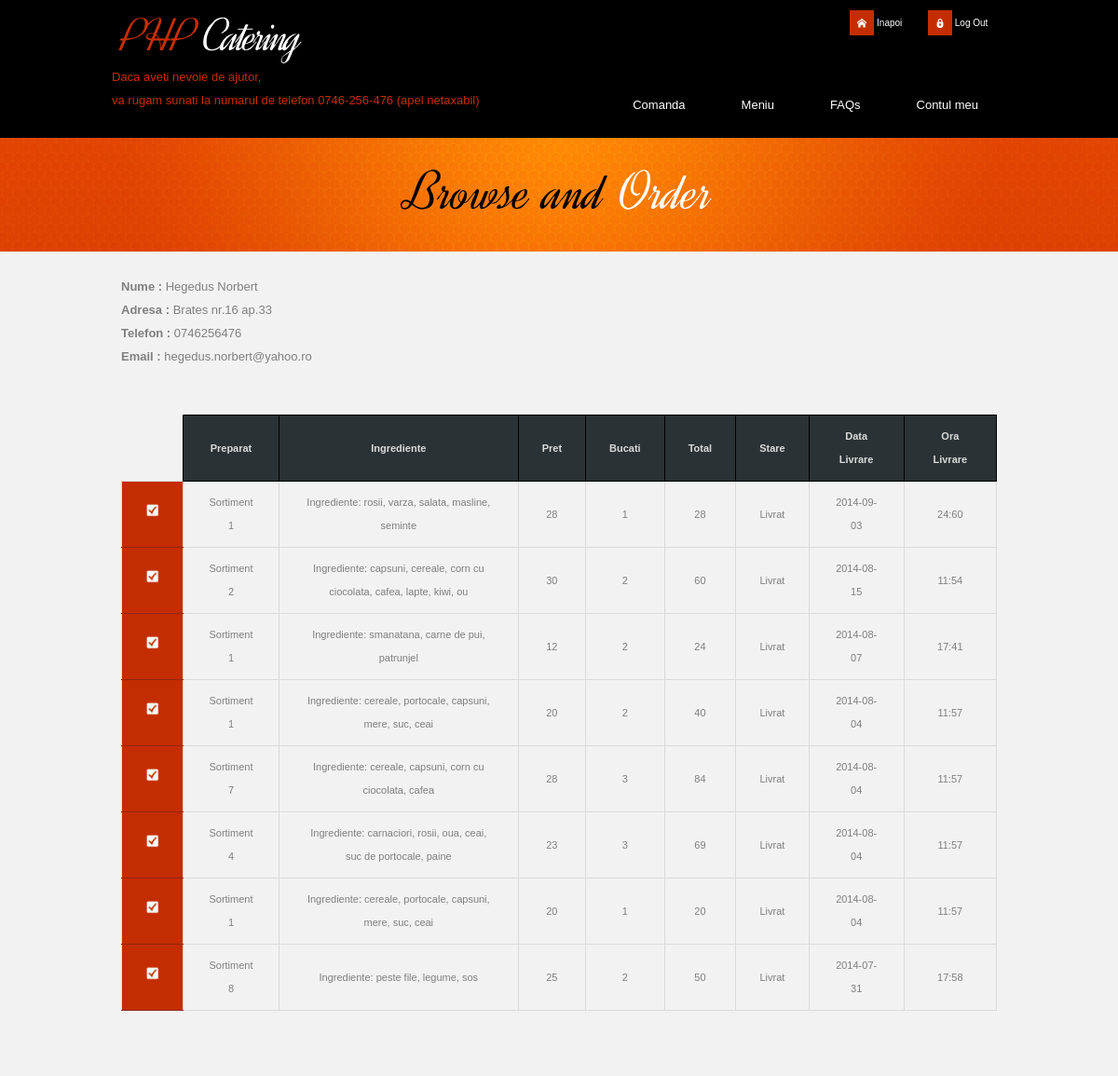
Page /contul-meu.php (signed in) on the committed database.
### tables this page shows
CREATE TABLE IF NOT EXISTS `clienti` (
  `id_client` int(4) NOT NULL AUTO_INCREMENT,
  `nume` varchar(30) NOT NULL,
  `prenume` varchar(30) NOT NULL,
  `adresa` varchar(50) NOT NULL,
  `telefon` varchar(10) NOT NULL,
  `email` varchar(30) NOT NULL,
  `parola` varchar(50) NOT NULL,
  PRIMARY KEY (`id_client`)
);

CREATE TABLE IF NOT EXISTS `comenzi` (
  `id_comanda` int(4) NOT NULL AUTO_INCREMENT,
  `id_client` int(4) NOT NULL,
  `id_preparat` int(4) NOT NULL,
  `bucati` int(4) NOT NULL,
  `adresa_livrare` varchar(100) NOT NULL,
  `data_livrare` date NOT NULL,
  `ora_livrare` decimal(4,2) NOT NULL,
  `stare` int(2) NOT NULL,
  PRIMARY KEY (`id_comanda`)
);

CREATE TABLE IF NOT EXISTS `preparate` (
  `id_preparat` int(4) NOT NULL AUTO_INCREMENT,
  `id_categorie` int(2) NOT NULL,
  `nume` varchar(30) NOT NULL,
  `ingrediente` varchar(200) NOT NULL,
  `pret` double NOT NULL,
  `foto` varchar(30) NOT NULL,
  `foto_thumb` varchar(30) NOT NULL,
  PRIMARY KEY (`id_preparat`)
);

### contul-meu.php (the view, shortened to what this page needs)
<!DOCTYPE html>
<html lang="en">
<head>
    <link rel="stylesheet" href="css/reset.css" type="text/css" media="screen">
    <link rel="stylesheet" href="css/style.css" type="text/css" media="screen">
    <link rel="stylesheet" href="css/layout.css" type="text/css" media="screen">
    <link rel = "stylesheet" href = "admin_css/administrare.css">
</head>
<body id="page5">
    <header>
        <?php
        include('header.php');
        ?>
            </div>
            </div>
        </div>
    </header>
    <div id = "section_containter">
    <section id="content"><div class="ic">More Website Templates @ TemplateMonster.com - January 23, 2012!</div>
        <div class="main">
            <div class="container">
                <?php
                function stare($stare){
                    switch($stare){
                        case 2 :
                            $stare = 'Livrat';
                            break;
                    }
                    return $stare;
                }
                if(isset($_SESSION['email'])){
                    $query = mysql_query("SELECT * FROM clienti WHERE email = '{$_SESSION['email']}'");
                    $user = mysql_fetch_array($query);
                    echo "<label class = 'contact_label'> Nume : </label>" . $user['nume'] . " " . $user['prenume'] . "<br />";
                    echo "<label class = 'contact_label'> Adresa : </label>" .$user['adresa'] . "<br />";
                    echo "<label class = 'contact_label'> Telefon : </label>" . $user['telefon'] . "<br />";
                    echo "<label class = 'contact_label'> Email : </label>" . $user['email'];
                    $result = mysql_query("SELECT c.id_comanda, p.nume, p.ingrediente, p.pret, c.bucati, c.bucati * p.pret AS total, c.stare, c.data_livrare, c.ora_livrare "
                                        . "FROM comenzi AS c INNER JOIN preparate AS p "
                                        . "ON c.id_preparat = p.id_preparat "
                                        . "WHERE c.id_client = '{$user['id_client']}' "
                                        . "AND c.stare = '2' ORDER BY c.data_livrare DESC");
                    if(mysql_num_rows($result) != 0){
                        $table = '<table id = "comenzi">';
                        $table .= '<th></th><th>Preparat</th><th>Ingrediente</th><th>Pret</th><th>Bucati</th><th>Total</th><th>Stare</th><th>Data Livrare</th><th>Ora Livrare</th>';
                        while($row = mysql_fetch_array($result)){
                            $comenzi_livrate[$row['id_comanda']] = $row;
                        }
                        foreach($comenzi_livrate AS $id_comanda => $val){
                            $table .= '<tr>';
                            if($val['stare']){
                                $table .= '<td><img src = "images/checked.png"></td>';
                            }
                            foreach($val AS $col => $v){
                                if($col == 'id_comanda' || is_numeric($col)) continue;
                                else {
                                    if($col == 'stare'){
                                        $v = stare($v);
                                    }
                                    if($col == 'ora_livrare'){
                                        $v = str_replace('.', ":", $v);
                                    }
                                    $table .= "<td>$v</td>";
                                }
                            }
                            $table .= '</tr>';
                        }
                        $table .= '</table>';
                        echo $table;
                    }
                }
                ?>
            </div>
    </section>
    </div>
    <?php
    include ("footer.php");
    ?>
</body>
</html>

### css/style.css (style rules this page uses)
article, aside, audio, canvas, command, datalist, details, embed, figcaption, figure, footer, header, hgroup, keygen, meter, nav, output, progress, section, source, video { display:block; }
html { width:100%;min-height:100%; }
body { font-family:Arial, Helvetica, sans-serif;font-size:100%; color:#7f7f7f;min-width:960px;background:#000;min-height:100% }
.main { width:960px; padding:0; margin:0 auto; font-size:13px; line-height:25px; }
.container { width:940px; padding:0; margin:0 auto; }
#section_containter { height : 600px; background-color: #f2f2f2; }
header { width:100%; background:#f2f2f2; position:relative; z-index:2; }
#content { width:100%; padding:15px 0 50px; background:#f2f2f2; position:relative; z-index:1; overflow-y : auto; }
#comenzi { font-size : 11px; margin : 50px auto; }
#comenzi tr td, #comenzi tr th { border : 1px solid #DADADA; padding : 5px; padding : 10px 25px; vertical-align : middle; text-align : center; }
#comenzi tr th { background-color : #2A3235; color : #DADADA; border : 1px solid #000; }
#comenzi tr td:first-child { background-color: #c42d01; border-bottom : 1px solid #922516;; }
#comenzi tr th:first-child { background-color : #F2F2F2; border : 0px; }
.contact_label { font-weight : bold; }

### css/layout.css (style rules this page uses)
#page5 #content { padding:25px 0 20px; }

### rows in the picture
clienti: nume "Hegedus", prenume "Norbert", adresa "Brates nr.16 ap.33", telefon "0746256476", email "hegedus.norbert@yahoo.ro"
comenzi: id_preparat.nume "Sortiment 1", id_preparat.ingrediente "Ingrediente: rosii, varza, salata, masline, seminte", id_preparat.pret "28", bucati "1", v "28", stare "Livrat", data_livrare "2014-09-03", ora_livrare "24:60"
comenzi: id_preparat.nume "Sortiment 2", id_preparat.ingrediente "Ingrediente: capsuni, cereale, corn cu ciocolata, cafea, lapte, kiwi, ou", id_preparat.pret "30", bucati "2", v "60", stare "Livrat", data_livrare "2014-08-15", ora_livrare "11:54"
comenzi: id_preparat.nume "Sortiment 1", id_preparat.ingrediente "Ingrediente: smanatana, carne de pui, patrunjel", id_preparat.pret "12", bucati "2", v "24", stare "Livrat", data_livrare "2014-08-07", ora_livrare "17:41"
comenzi: id_preparat.nume "Sortiment 1", id_preparat.ingrediente "Ingrediente: cereale, portocale, capsuni, mere, suc, ceai", id_preparat.pret "20", bucati "2", v "40", stare "Livrat", data_livrare "2014-08-04", ora_livrare "11:57"
comenzi: id_preparat.nume "Sortiment 7", id_preparat.ingrediente "Ingrediente: cereale, capsuni, corn cu ciocolata, cafea", id_preparat.pret "28", bucati "3", v "84", stare "Livrat", data_livrare "2014-08-04", ora_livrare "11:57"
comenzi: id_preparat.nume "Sortiment 4", id_preparat.ingrediente "Ingrediente: carnaciori, rosii, oua, ceai, suc de portocale, paine", id_preparat.pret "23", bucati "3", v "69", stare "Livrat", data_livrare "2014-08-04", ora_livrare "11:57"
comenzi: id_preparat.nume "Sortiment 1", id_preparat.ingrediente "Ingrediente: cereale, portocale, capsuni, mere, suc, ceai", id_preparat.pret "20", bucati "1", v "20", stare "Livrat", data_livrare "2014-08-04", ora_livrare "11:57"
comenzi: id_preparat.nume "Sortiment 8", id_preparat.ingrediente "Ingrediente: peste file, legume, sos", id_preparat.pret "25", bucati "2", v "50", stare "Livrat", data_livrare "2014-07-31", ora_livrare "17:58"

### other values in the picture
$log "Log Out"
$label1 "Comanda"
$label2 "Contul meu"
